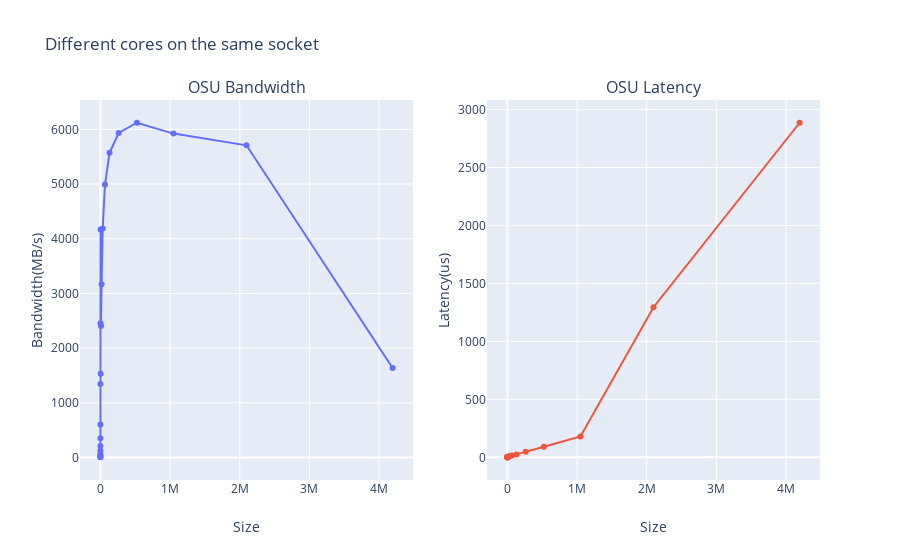

The cell this chart's notebook holds for it:
### Markdown cell above
## Modify your experiment such that the 2 MPI ranks are placed on
###  Different cores of the same socket

### Code cell
osu_bw_df = parse_benchmark_output(DIFF_CORES_SA_SO+"/osu_bw.out", 'Size', 'Bandwidth(MB/s)')
osu_lat_df = parse_benchmark_output(DIFF_CORES_SA_SO+"/osu_latency.out", 'Size', 'Latency(us)')
osu_bw_df.to_csv(DIFF_CORES_SA_SO+'/osu_bw.out.csv', sep='\t', encoding='utf-8')
osu_lat_df.to_csv(DIFF_CORES_SA_SO+'/osu_latency.out.csv', sep='\t', encoding='utf-8')
fig = make_subplots(rows=1, cols=2,
    subplot_titles=("OSU Bandwidth","OSU Latency"))
fig.add_trace(go.Scatter(x=osu_bw_df['Size'], y=osu_bw_df['Bandwidth(MB/s)'], mode='markers+lines'), row=1, col=1)
fig.add_trace(go.Scatter(x=osu_lat_df['Size'], y=osu_lat_df['Latency(us)'], mode='markers+lines'), row=1, col=2)
fig.update_layout(showlegend=False, title_text="Different cores on the same socket")
fig.update_xaxes(title_text='Size')
fig.update_yaxes(title_text='Bandwidth(MB/s)', row=1, col=1)
fig.update_yaxes(title_text='Latency(us)', row=1, col=2)
fig.show()
pio.write_image(fig, DIFF_CORES_SA_SO+"/linechart.png")

### Figure 1 — Plotly figure (JSON) as saved in the notebook; plotly's stock layout.template omitted (floating-point values rounded to 4 significant figures)
{"data": [{"mode": "markers+lines", "type": "scatter", "x": ["1", "2", "4", "8", "16", "32", "64", "128", "256", "512", "1024", "2048", "4096", "8192", "16384", "32768", "65536", "131072", "262144", "524288", "1048576", "2097152", "4194304"], "xaxis": "x", "y": ["4.32", "8.67", "17.49", "34.87", "60.75", "124.38", "209.03", "353.71", "603.41", "1342.35", "2456.60", "4170.03", "1530.47", "2405.75", "3169.16", "4188.43", "4994.05", "5572.07", "5934.56", "6121.23", "5922.75", "5708.63", "1636.34"], "yaxis": "y"}, {"mode": "markers+lines", "type": "scatter", "x": ["0", "1", "2", "4", "8", "16", "32", "64", "128", "256", "512", "1024", "2048", "4096", "8192", "16384", "32768", "65536", "131072", "262144", "524288", "1048576", "2097152", "4194304"], "xaxis": "x2", "y": ["0.44", "0.49", "0.49", "0.49", "0.49", "0.53", "0.53", "0.57", "0.59", "0.64", "0.88", "1.02", "1.30", "4.04", "4.90", "6.62", "9.22", "14.59", "24.94", "46.83", "91.36", "180.17", "1295.01", "2886.32"], "yaxis": "y2"}], "layout": {"annotations": [{"font": {"size": 16}, "showarrow": false, "text": "OSU Bandwidth", "x": 0.225, "xanchor": "center", "xref": "paper", "y": 1, "yanchor": "bottom", "yref": "paper"}, {"font": {"size": 16}, "showarrow": false, "text": "OSU Latency", "x": 0.775, "xanchor": "center", "xref": "paper", "y": 1, "yanchor": "bottom", "yref": "paper"}], "showlegend": false, "title": {"text": "Different cores on the same socket"}, "xaxis": {"anchor": "y", "domain": [0, 0.45], "title": {"text": "Size"}}, "xaxis2": {"anchor": "y2", "domain": [0.55, 1], "title": {"text": "Size"}}, "yaxis": {"anchor": "x", "domain": [0, 1], "title": {"text": "Bandwidth(MB/s)"}}, "yaxis2": {"anchor": "x2", "domain": [0, 1], "title": {"text": "Latency(us)"}}}}
